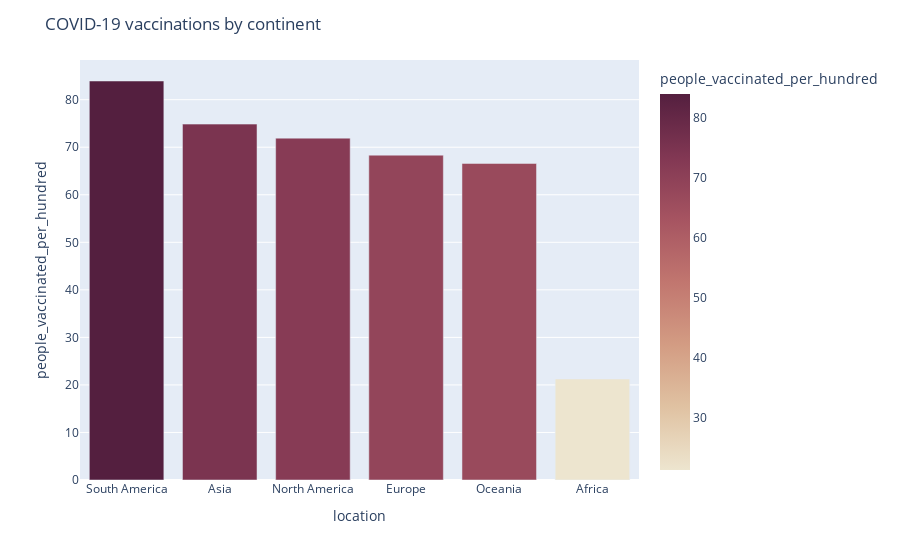

Notebook code for this chart:
### Code cell
fig = px.bar(top6, x=top6.index, y='people_vaccinated_per_hundred', labels={'x':'Continent'},
color="people_vaccinated_per_hundred", color_continuous_scale=px.colors.sequential.Brwnyl)
fig.update_layout(title_text='COVID-19 vaccinations by continent')
fig.show()

### Figure 1 — Plotly figure (JSON) as saved in the notebook; plotly's stock layout.template omitted (floating-point values rounded to 4 significant figures)
{"data": [{"alignmentgroup": "True", "hovertemplate": "location=%{x}<br>people_vaccinated_per_hundred=%{marker.color}<extra></extra>", "legendgroup": "", "marker": {"color": [83.93, 74.86, 71.91, 68.33, 66.59, 21.25], "coloraxis": "coloraxis", "pattern": {"shape": ""}}, "name": "", "offsetgroup": "", "orientation": "v", "showlegend": false, "textposition": "auto", "type": "bar", "x": ["South America", "Asia", "North America", "Europe", "Oceania", "Africa"], "xaxis": "x", "y": [83.93, 74.86, 71.91, 68.33, 66.59, 21.25], "yaxis": "y"}], "layout": {"barmode": "relative", "coloraxis": {"colorbar": {"title": {"text": "people_vaccinated_per_hundred"}}, "colorscale": [[0, "rgb(237, 229, 207)"], [0.1667, "rgb(224, 194, 162)"], [0.3333, "rgb(211, 156, 131)"], [0.5, "rgb(193, 118, 111)"], [0.6667, "rgb(166, 84, 97)"], [0.8333, "rgb(129, 55, 83)"], [1, "rgb(84, 31, 63)"]]}, "legend": {"tracegroupgap": 0}, "margin": {"t": 60}, "title": {"text": "COVID-19 vaccinations by continent"}, "xaxis": {"anchor": "y", "domain": [0, 1], "title": {"text": "location"}}, "yaxis": {"anchor": "x", "domain": [0, 1], "title": {"text": "people_vaccinated_per_hundred"}}}}
